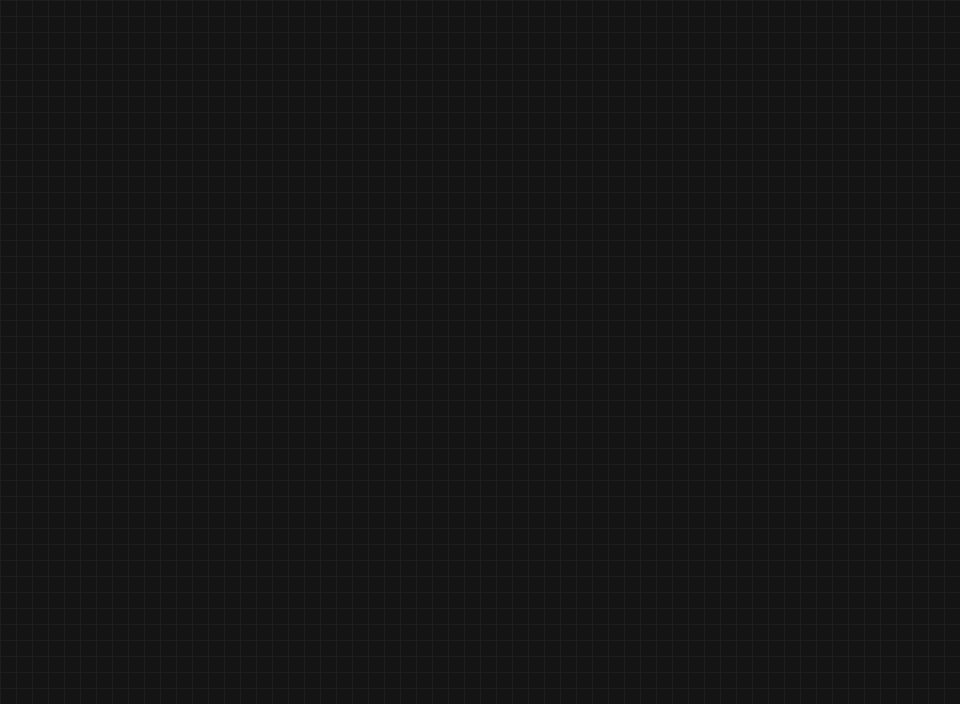
Frame 1 (no input)
Frame 60 (the mouse pressed at the canvas centre just before this capture): identical to frame 1, image omitted
Frame 120 (the mouse held since frame 60 and released just before this capture): identical to frame 1, image omitted

The Processing sketch that drew this single still picture (run headless with seeded random() and noise(); from frame 60 on, the mouse is pressed at the canvas centre):

// Processing sketch: main
// ── main.pde
Cell cell;
Board board;
final int cellSide = 16;
boolean pause = true;

void setup() {
  size(960, 704);
  surface.setTitle("Game of Life");
  stroke(30);
  delay(0);
  // rectMode(CENTER); // borrar
  board = new Board(60, 44, cellSide);
  
}

void mousePressed() {
  if (mouseButton == LEFT){
    board.clickCell();
  }
}

void keyPressed(){
  if (key == ' '){
      pause = !pause;
  } else if (key == 'r' || key == 'R'){
    board = new Board(60, 44, cellSide);
  }
}

void draw() {
  background(200);  // Limpiar el fondo en cada fotograma  
  board.display(pause);
  println(pause, frameRate);
  delay(pause ? 0 : 200);
  //println("(", mouseX/16, ",", mouseY/16, ")");
}

// ── Board.pde
class Board {
  private int rows;
  private int columns;
  private int cellSide;
  private Cell[][] cells;
  private Cell[][] newState; //TODO
  
  Board(int rows, int columns, int cellSide){
    this.rows = rows;
    this.columns = columns;
    this.cellSide = cellSide;
    this.initializeCells();
  }
  
  private void initializeCells(){
    this.cells = new Cell[rows][columns]; //60 y 44
    this.instantiateCells();
    this.setNeighborsCells();
  }
  
  private void instantiateCells(){
  for (int i = 0; i < rows; i++){
      for (int j = 0; j < columns; j++){
        cells[i][j] = new Cell(i*cellSide, j*cellSide, cellSide);
      }
    }
  }
  
  private void setNeighborsCells(){
    for (int i = 0; i < rows; i++){
      for (int j = 0; j < columns; j++){
       // println("CASILLA (", i, ",", j, " --> ", i-1, " % 60 = ", (i - 1 + this.rows) % this.rows);
        Cell[] neighbors = new Cell[8];
        neighbors[0] = this.cells[(i - 1 + this.rows) % this.rows][(j - 1 + this.columns) % this.columns];
        neighbors[1] = this.cells[(i + this.rows) % this.rows][(j - 1 + this.columns) % this.columns];
        neighbors[2] = this.cells[(i + 1) % this.rows][(j - 1 + this.columns) % this.columns];
        neighbors[3] = this.cells[(i - 1 + this.rows) % this.rows][(j + this.columns) % this.columns];
        neighbors[4] = this.cells[(i + 1) % this.rows][(j + this.columns) % this.columns];
        neighbors[5] = this.cells[(i - 1 + this.rows) % this.rows][(j + 1) % this.columns];
        neighbors[6] = this.cells[(i + this.rows) % this.rows][(j + 1) % this.columns];
        neighbors[7] = this.cells[(i + 1) % this.rows][(j + 1) % this.columns];
        
        this.cells[i][j].setNeighbors(neighbors);
      }
    }
  }
  
  public void display(boolean pause){
    fill(20);
    for (int i = 0; i < this.rows; i++){
      for (int j = 0; j < this.columns; j++){
        if (!pause){
          this.cells[i][j].checkState();
        }
        this.cells[i][j].display(); 
      }
    }
  }
  
  public void clickCell(){
      int row = mouseX/this.cellSide;
      int column = mouseY/this.cellSide;
      this.cells[row][column].clickCell();
  }
  
}

// ── Cell.pde
class Cell {
  private boolean isAlive;
  private int posX;
  private int posY;
  private int side;
  private Cell[] neighbors;

  Cell(int posX, int posY, int side) {
    this.posX = posX;
    this.posY = posY;
    this.side = side;
    this.isAlive = false;
  }

  public void setNeighbors(Cell[] neighbors){
    this.neighbors = neighbors;
  }

  private boolean mouseIsOn() {
    return ((mouseX > this.posX) && (mouseX < this.posX + this.side) && (mouseY > this.posY) && (mouseY < this.posY + this.side));
  }

  private void changeState(){
    isAlive = !isAlive;
  }

  public void clickCell() {
    if ((mouseIsOn()) && (mousePressed)) {
      this.changeState();
    }
  }

  public void display() {
    fill(isAlive ? 240 : 20);
    rect(posX, posY, side, side);
  }
  
  public boolean getIsAlive(){
    return this.isAlive;
  }
  
  public void checkState(){
      int count = 0;
      for (int i = 0; i<8; i++){
        if (this.neighbors[i].getIsAlive()){
          count++;
        }
      }
      
      if (!(this.isAlive) && (count == 3)){
        this.changeState();
      } else if ((this.isAlive) && ((count > 3) || (count < 2))) {
        this.changeState();
      }
  }
}
